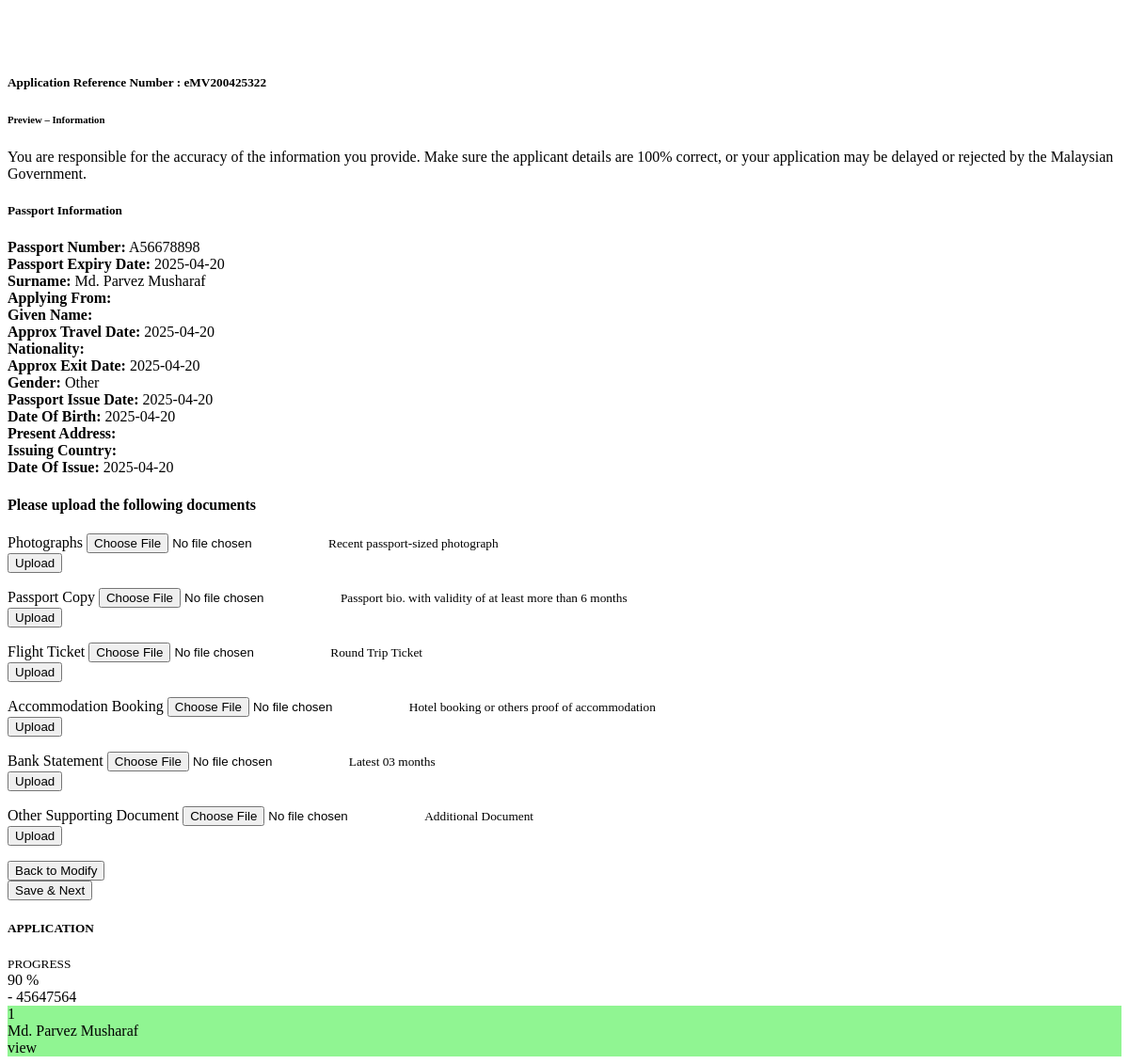
/preview.php?ref=eMV200425322, run on the app's committed database.
### tables this page shows
CREATE TABLE `v_order_list` (
  `void` int(11) NOT NULL,
  `o_vacid` varchar(255) NOT NULL,
  `o_invoice` varchar(255) NOT NULL,
  `o_fname` varchar(255) DEFAULT NULL,
  `o_lname` varchar(255) DEFAULT NULL,
  `passport_number` varchar(100) DEFAULT NULL,
  `nationality` varchar(100) DEFAULT '0',
  `gender` enum('Male','Female','Other') NOT NULL DEFAULT 'Other',
  `dob` date NOT NULL,
  `passport_issue_date` date NOT NULL,
  `passport_expiry_date` date NOT NULL,
  `passport_issuing_country` varchar(100) DEFAULT '0',
  `applying_from` varchar(100) DEFAULT '0',
  `travel_date` date NOT NULL,
  `exit_date` date NOT NULL,
  `present_address` text DEFAULT NULL,
  `postcode` varchar(20) DEFAULT NULL,
  `city` varchar(100) DEFAULT NULL,
  `state` varchar(100) DEFAULT NULL,
  `photograph` varchar(255) DEFAULT NULL,
  `passport_biodata` varchar(255) DEFAULT NULL,
  `visa_approval` varchar(255) DEFAULT NULL,
  `supporting_documents` varchar(255) DEFAULT NULL,
  `Flight_ticket` varchar(300) DEFAULT NULL,
  `Accommodation_booking` varchar(300) DEFAULT NULL,
  `Bank_Statement` varchar(300) DEFAULT NULL,
  `complete_visa_upload` varchar(255) DEFAULT NULL,
  `status` int(1) NOT NULL DEFAULT 0,
  `payment_status` varchar(100) NOT NULL DEFAULT 'UNPAID',
  `created_at` timestamp NOT NULL DEFAULT current_timestamp(),
  `updated_at` timestamp NOT NULL DEFAULT current_timestamp() ON UPDATE current_timestamp()
);

### preview.php (the view, shortened to what this page needs)
<?php
$invoice = $_GET['ref'] ?? null;
if ($id === null) {
 $id = $_GET['id'];
}
$invoice = mysqli_real_escape_string($conn, $invoice);
$id = mysqli_real_escape_string($conn, $id);
 if($id!=null){
$query = "SELECT * FROM `v_order_list` WHERE `o_invoice` = '$invoice' AND `void` = '$id'";
$result = mysqli_query($conn, $query);
 }
else{
 $query = "SELECT * FROM `v_order_list` WHERE `o_invoice` = '$invoice'  ORDER BY void ASC LIMIT 1" ;
$result = mysqli_query($conn, $query);
}
$queryall = "SELECT * FROM `v_order_list` WHERE  `o_invoice` = '$invoice'  ORDER BY void ASC";
$resultall = mysqli_query($conn, $queryall);
$countryq = mysqli_query($conn, "SELECT * FROM countries") or die(mysqli_error($conn));
$i=1;
 while ($rcont = mysqli_fetch_assoc($countryq)) {
     $country[$i]=$rcont['name'];
     $i++;
 }
?>
  <div class="w-100 position-relative sidebar-header-logo" style="height:500px;">
</div>
  <div class="container " style="margin-top: -450px; z-index: 10; position: relative;">
    <div class="main-card row g-0">
      <div class="right-section col-md-12 col-lg-8 order-1 order-lg-2">
        <div class="container my-5 p-4 bg-white shadow-sm border rounded">
  <div class="text-center mb-4">
    <h5 class="text-uppercase fw-bold">Application Reference Number :
      <span class="text-success"><?php echo $invoice ;?></span>
    </h5>
    <h6 class="text-warning">Preview – Information</h6>
    <p class="text-muted">
      You are responsible for the accuracy of the information you provide. Make sure the applicant details are 100% correct, or your application may be delayed or rejected by the Malaysian Government.
    </p>
  </div>
  <h5 class="text-primary fw-bold">Passport Information</h5>
  <div class="row row-cols-1 row-cols-md-2 g-3 border-bottom pb-3 mb-4">
  <?php
 while ($row = mysqli_fetch_assoc($result)) {
      $id=$row['void'];
            ?>
    <div class="col"><strong>Passport Number:</strong> <?php echo $row['passport_number']; ?></div>
    <div class="col"><strong>Passport Expiry Date:</strong> <?php echo  $row['passport_expiry_date']; ?></div>
    <div class="col"><strong>Surname:</strong> <?php echo  $row['o_fname']; ?></div>
    <div class="col"><strong>Applying From:</strong> <?php $c=$row['applying_from']; echo $country[$c] ; ?></div>
    <div class="col"><strong>Given Name:</strong> <?php echo  $row['o_lname']; ?></div>
    <div class="col"><strong>Approx Travel Date:</strong> <?php echo  $row['travel_date']; ?> </div>
    <div class="col"><strong>Nationality:</strong> <?php $isc=$row['nationality']; echo $country[$isc] ; ?></div>
    <div class="col"><strong>Approx Exit Date:</strong> <?php echo  $row['exit_date']; ?></div>
    <div class="col"><strong>Gender:</strong> <?php echo  $row['gender']; ?></div>
    <div class="col"><strong>Passport Issue Date:</strong> <?php echo  $row['passport_issue_date']; ?></div>
    <div class="col"><strong>Date Of Birth:</strong> <?php echo  $row['dob']; ?></div>
    <div class="col"><strong>Present Address:</strong> <?php echo  $row['present_address']; ?></div>
    <div class="col"><strong>Issuing Country:</strong> <?php $isc=$row['passport_issuing_country']; echo $country[$isc] ; ?></div>
    <div class="col"><strong>Date Of Issue:</strong> <?php echo  $row['passport_issue_date']; ?></div>
  </div>
  <div class="row g-4">
      <h4 class="text-center">Please upload the following documents</h4>
     <div class="col-md-6">
       <form method="POST" action="preview.php?ref=<?php echo $invoice; ?>&id=<?php echo $id; ?>" enctype="multipart/form-data">
        <label class="form-label">Photographs <span class="text-danger"></span></label>
        <input type="file" class="form-control mb-1" name="photo" required />
        <small class="text-success">Recent passport-sized photograph</small>
           <div class="d-flex gap-2 mt-2">
              <?php if (!empty($row['photograph'])) { ?>
                             <a href="<?= $row['photograph'] ?>" target="_blank" class="btn btn-sm btn-success d-flex align-items-center">
                  <i class="fas fa-eye me-2"></i> View
                </a>
              <?php }else{ ?>
              <button type="submit" name="uploadPhoto" class="btn btn-sm btn_primary d-flex align-items-center">
                <i class="fas fa-upload me-2"></i> Upload
              </button>
              <?php } ?>
            </div>
        </form>
      </div>
    <div class="col-md-6">
  <form method="POST" action="preview.php?ref=<?= $invoice ?>&id=<?= $id ?>" enctype="multipart/form-data">
    <label class="form-label">Passport Copy <span class="text-danger"></span></label>
    <input type="file" class="form-control mb-1" name="passport_biodata" required />
    <small class="text-success">Passport bio. with validity of at least more than 6 months</small>
    <div class="d-flex gap-2 mt-2">
      <?php if (!empty($row['passport_biodata'])) { ?>
                      <a href="<?= $row['passport_biodata'] ?>" target="_blank" class="btn btn-sm btn-success d-flex align-items-center">
                  <i class="fas fa-eye me-2"></i> View
                </a>
                </a>
              <?php }else{ ?>
              <button type="submit" name="uploadPassport" class="btn btn-sm btn_primary d-flex align-items-center">
                <i class="fas fa-upload me-2"></i> Upload
              </button>
              <?php } ?>
    </div>
  </form>
</div>
  <div class="col-md-6">
    <form method="POST" action="preview.php?ref=<?= $invoice ?>&id=<?= $id ?>" enctype="multipart/form-data">
      <label class="form-label">Flight Ticket <span class="text-danger"></span></label>
      <input type="file" class="form-control mb-1" name="flight_ticket" required />
      <small class="text-success">Round Trip Ticket</small>
      <div class="d-flex gap-2 mt-2">
        <?php if (!empty($row['Flight_ticket'])) { ?>
                  <a href="<?= $row['Flight_ticket'] ?>" target="_blank" class="btn btn-sm btn-success d-flex align-items-center">
            <i class="fas fa-eye me-2"></i> View
          </a>
          </a>
        <?php } else { ?>
          <button type="submit" name="uploadFlightTicket" class="btn btn-sm btn_primary d-flex align-items-center">
            <i class="fas fa-upload me-2"></i> Upload
          </button>
        <?php } ?>
      </div>
    </form>
  </div>
  <div class="col-md-6">
      <form method="POST" enctype="multipart/form-data">
    <form method="POST" action="preview.php?ref=<?= $invoice ?>&id=<?= $id ?>" enctype="multipart/form-data">
      <label class="form-label">Accommodation Booking <span class="text-danger"></span></label>
      <input type="file" class="form-control mb-1" name="accommodation_booking" required />
      <small class="text-success">Hotel booking or others proof of accommodation</small>
      <div class="d-flex gap-2 mt-2">
        <?php if (!empty($row['Accommodation_booking'])) { ?>
                  <a href="<?= $row['Accommodation_booking'] ?>" target="_blank" class="btn btn-sm btn-success d-flex align-items-center">
            <i class="fas fa-eye me-2"></i> View
          </a>
         </a>
        <?php } else { ?>
          <button type="submit" name="uploadaccommodations" class="btn btn-sm btn_primary d-flex align-items-center">
            <i class="fas fa-upload me-2"></i> Upload
          </button>
        <?php } ?>
      </div>
    </form>
  </div>
  <div class="col-md-6">
    <form method="POST" action="preview.php?ref=<?= $invoice ?>&id=<?= $id ?>" enctype="multipart/form-data">
      <label class="form-label">Bank Statement</label>
      <input type="file" class="form-control mb-1" name="bank_statement" />
      <small class="text-success">Latest 03 months</small>
      <div class="d-flex gap-2 mt-2">
        <?php if (!empty($row['Bank_Statement'])) { ?>
                  <a href="<?= $row['Bank_Statement'] ?>" target="_blank" class="btn btn-sm btn-success d-flex align-items-center">
            <i class="fas fa-eye me-2"></i> View
          </a>
        <?php } else { ?>
          <button type="submit" name="uploadBankStatement" class="btn btn-sm btn_primary d-flex align-items-center">
            <i class="fas fa-upload me-2"></i> Upload
          </button>
        <?php } ?>
      </div>
    </form>
  </div>
  <div class="col-md-6">
    <form method="POST" action="preview.php?ref=<?= $invoice ?>&id=<?= $id ?>" enctype="multipart/form-data">
      <label class="form-label">Other Supporting Document</label>
      <input type="file" class="form-control mb-1" name="supporting_doc" />
      <small class="text-success">Additional Document</small>
      <div class="d-flex gap-2 mt-2">
                  <?php if (!empty($row['supporting_documents'])) { ?>
                   <a href="<?= $row['supporting_documents'] ?>" target="_blank" class="btn btn-sm btn-success d-flex align-items-center">
            <i class="fas fa-eye me-2"></i> View
          </a>
        <?php } else { ?>
          <button type="submit" name="uploadSupportingDoc" class="btn btn-sm btn_primary d-flex align-items-center">
            <i class="fas fa-upload me-2"></i> Upload
          </button>
        <?php } ?>
      </div>
    </form>
  </div>
  </div>
<?php } ?>
<div class="row mt-5 g-3">
  <div class="col-12 col-md-6">
    <button class="btn btn-warning w-100" onclick="window.location.href='modify.php?id=<?php echo $id; ?>'">
      <i class="bi bi-pencil-square"></i> Back to Modify
    </button>
  </div>
  <div class="col-12 col-md-6">
    <form method="post" action="next_step_payment.php?invoice=<?php echo $invoice; ?>">
      <button type="submit" name="submit" class="btn btn-success w-100">
        <i class="bi bi-save2-fill"></i> Save & Next
      </button>
    </form>
  </div>
</div>
</div>
      </div>
      <div class="left-section col-lg-4 order-2 order-lg-1">
        <div class="card progress-card">
  <div class="progress-header">
    <h5 class="mb-0">APPLICATION</h5>
    <small>PROGRESS</small>
  </div>
  <div class="card-body text-center bg-light">
    <div id="progress-circle90">
      <div class="progress-inner">
        <span>90 %</span>
      </div>
    </div>
  </div>
  <div class="progress-footer">
    - 45647564
  </div>
</div>
<div class="card progress-card">
       <?php
       $i=1;
        while ($row2 = mysqli_fetch_assoc($resultall)) {
            ?>
        <a href="<?php echo "?ref=".$invoice.'&id='.$row2['void']; ?>" class="custom-link">
        <div class="row p-3 <?php if($row2['void']==$id){echo 'active';} ?>">
           <div class="col-1"><?php echo $i; ?></div>
           <div class="col-7"><?php echo $row2['o_fname']; ?></div>
           <div class="col-4"><i class="fa fa-eye pe-2" aria-hidden="true"></i>view</div>
       </div></a>
       <?php $i++; } ?>
 </div>
    </div>
    </div>
  </div>

### preview.php (style rules this page uses)
.progress-card .row { transition: background-color 0.3s, color 0.3s; cursor: pointer; }
.progress-card .row.active { background-color:#90f592; }
.custom-link { color: black; text-decoration: none; }

### data on the page
v_order_list: passport_number "A56678898", passport_expiry_date "2025-04-20", o_fname "Md. Parvez Musharaf", travel_date "2025-04-20", exit_date "2025-04-20", gender "Other", passport_issue_date "2025-04-20", dob "2025-04-20", shows "Upload"

### other printed values
$invoice "eMV200425322"
